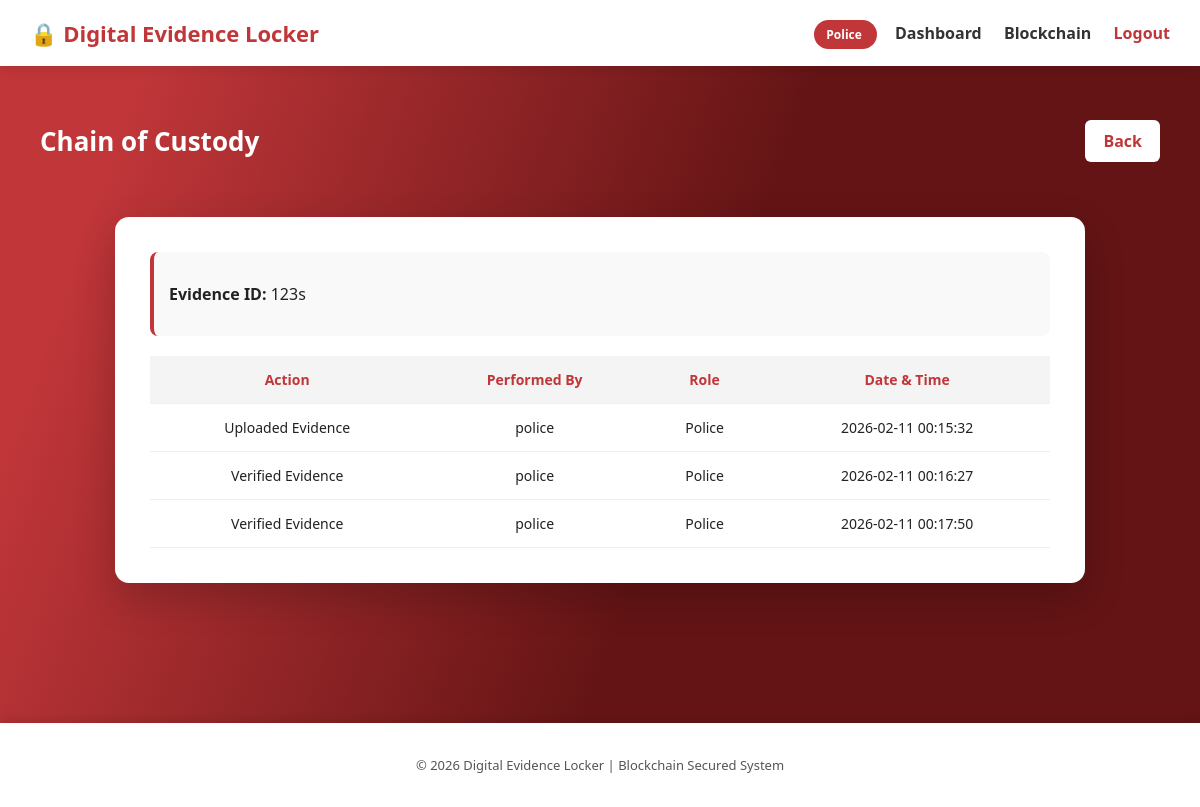
Page /chain/123s (signed in) on the earlier database version.
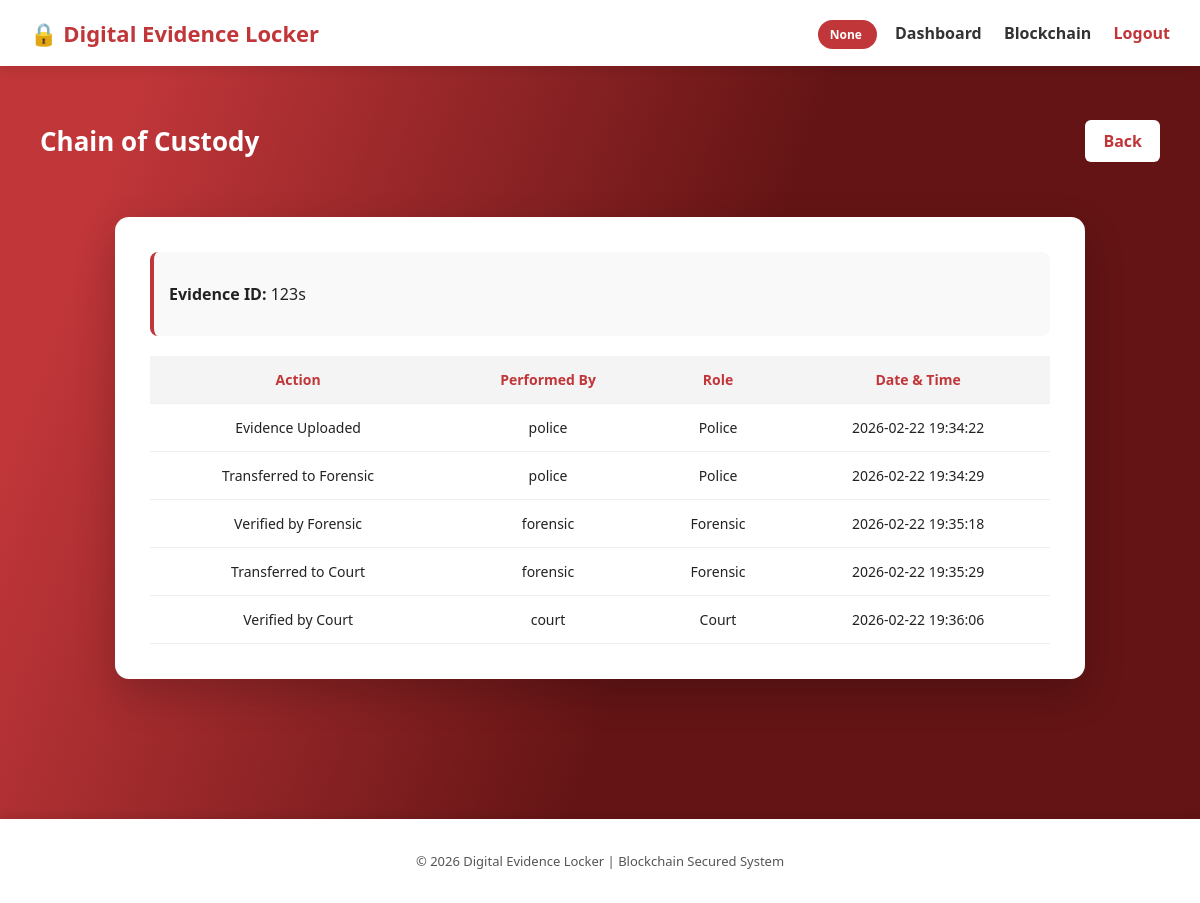
Same page on the later database version.
### tables this page shows
CREATE TABLE custody (
            id INTEGER PRIMARY KEY AUTOINCREMENT,
            evidence_id TEXT,
            action TEXT,
            performed_by TEXT,
            role TEXT,
            timestamp TEXT
        );

### app.py (the view)
@app.route("/chain/<evidence_id>")
def chain(evidence_id):
    if "username" not in session:
        return redirect("/")
    history = fetch_custody(evidence_id)
    return render_template("chain.html", history=history, evidence_id=evidence_id)

### database.py (called while the page is built)
def fetch_custody(evidence_id):
    conn = sqlite3.connect(DB_NAME)
    cur = conn.cursor()
    cur.execute("""
        SELECT action, performed_by, role, timestamp
        FROM custody
        WHERE evidence_id=?
        ORDER BY id ASC
    """, (evidence_id,))
    rows = cur.fetchall()
    conn.close()
    return rows

### templates/chain.html
{% extends "base.html" %}
{% block content %}
<div class="dashboard-header">
  <h1>Chain of Custody</h1>
  <a href="{{ url_for('dashboard') }}" class="primary-btn">Back</a>
</div>
<div class="card chain-card">
  <div class="chain-header">
    <p><strong>Evidence ID:</strong> {{ evidence_id }}</p>
  </div>
  <table class="chain-table">
    <thead>
      <tr>
        <th>Action</th>
        <th>Performed By</th>
        <th>Role</th>
        <th>Date & Time</th>
      </tr>
    </thead>
    <tbody>
      {% for row in history %}
      <tr>
        <td>{{ row[0] }}</td>
        <td>{{ row[1] }}</td>
        <td>{{ row[2] }}</td>
        <td>{{ row[3] }}</td>
      </tr>
      {% endfor %}
    </tbody>
  </table>
</div>
{% endblock %}

### templates/base.html (shortened to what this page needs)
<!DOCTYPE html>
<html lang="en">
<head>
  <link rel="stylesheet" href="{{ url_for('static', filename='style.css') }}">
</head>
<body>
  <nav class="navbar">
    <div class="logo">
      🔒 Digital Evidence Locker
    </div>
    {% if session.get("username") %}
    <div class="nav-right">
      <span class="role-badge">
        {{ session.get("role") }}
      </span>
      <a href="{{ url_for('dashboard') }}">Dashboard</a>
      <a href="{{ url_for('view_blockchain') }}">Blockchain</a>
      <a href="{{ url_for('logout') }}" class="logout">Logout</a>
    </div>
    {% endif %}
  </nav>
  <div class="container">
    {% block content %}{% endblock %}
  </div>
  <footer class="footer">
    <p>© {{ 2026 }} Digital Evidence Locker | Blockchain Secured System</p>
  </footer>
</body>
</html>

### static/style.css (style rules this page uses)
body { margin: 0; font-family: "Segoe UI", Arial, sans-serif; background-image: linear-gradient( 109.6deg, rgba(192,54,57,1) 11.2%, rgba(100,20,21,1) 56.8% ); min-height: 100vh; color: #222; }
.navbar { background: #ffffff; padding: 18px 30px; display: flex; justify-content: space-between; align-items: center; box-shadow: 0 3px 12px rgba(0,0,0,0.1); }
.logo { font-size: 22px; font-weight: bold; color: #c03639; }
.nav-right a { margin-left: 18px; text-decoration: none; color: #333; font-weight: 600; transition: 0.3s; }
.logout { color: #c03639 !important; }
.container { padding: 40px; }
.card { background: #ffffff; padding: 35px; max-width: 480px; margin: 80px auto; border-radius: 14px; box-shadow: 0 15px 40px rgba(0,0,0,0.2); }
.role-badge { background: #c03639; color: white; padding: 6px 12px; border-radius: 20px; font-size: 12px; font-weight: bold; }
table { width: 100%; border-collapse: collapse; font-size: 14px; }
th, td { padding: 14px; text-align: center; border-bottom: 1px solid #eee; }
th { background: #f4f4f4; color: #c03639; font-weight: bold; }
.footer { text-align: center; padding: 20px; margin-top: 60px; background: #ffffff; color: #555; font-size: 13px; box-shadow: 0 -3px 10px rgba(0,0,0,0.1); }
.dashboard-header { display: flex; justify-content: space-between; align-items: center; margin-bottom: 25px; }
.dashboard-header h1 { color: #ffffff; font-size: 26px; }
.primary-btn { background: #ffffff; color: #c03639; padding: 10px 18px; border-radius: 6px; text-decoration: none; font-weight: 600; transition: 0.3s; }
.chain-card { max-width: 900px; margin: 40px auto; }
.chain-header { background: #f9f9f9; padding: 15px; border-radius: 8px; margin-bottom: 20px; border-left: 4px solid #c03639; }
.chain-table th { background: #f4f4f4; color: #c03639; font-weight: bold; }
.chain-table td { font-size: 14px; }

Differences in the rows shown:
changed custody: action "Uploaded Evidence" → "Evidence Uploaded"; timestamp "2026-02-11 00:15:32" → "2026-02-22 19:34:22"
changed custody: action "Verified Evidence" → "Transferred to Forensic"; timestamp "2026-02-11 00:16:27" → "2026-02-22 19:34:29"
changed custody: action "Verified Evidence" → "Verified by Forensic"; performed_by "police" → "forensic"; role "Police" → "Forensic"; timestamp "2026-02-11 00:17:50" → "2026-02-22 19:35:18"
now on this page (row edited): custody: action "Transferred to Court", performed_by "forensic", role "Forensic", timestamp "2026-02-22 19:35:29"
added custody: action "Verified by Court", performed_by "court", role "Court", timestamp "2026-02-22 19:36:06"
Other differences:
{{ session.get("role") }}: "Police" → "None"
